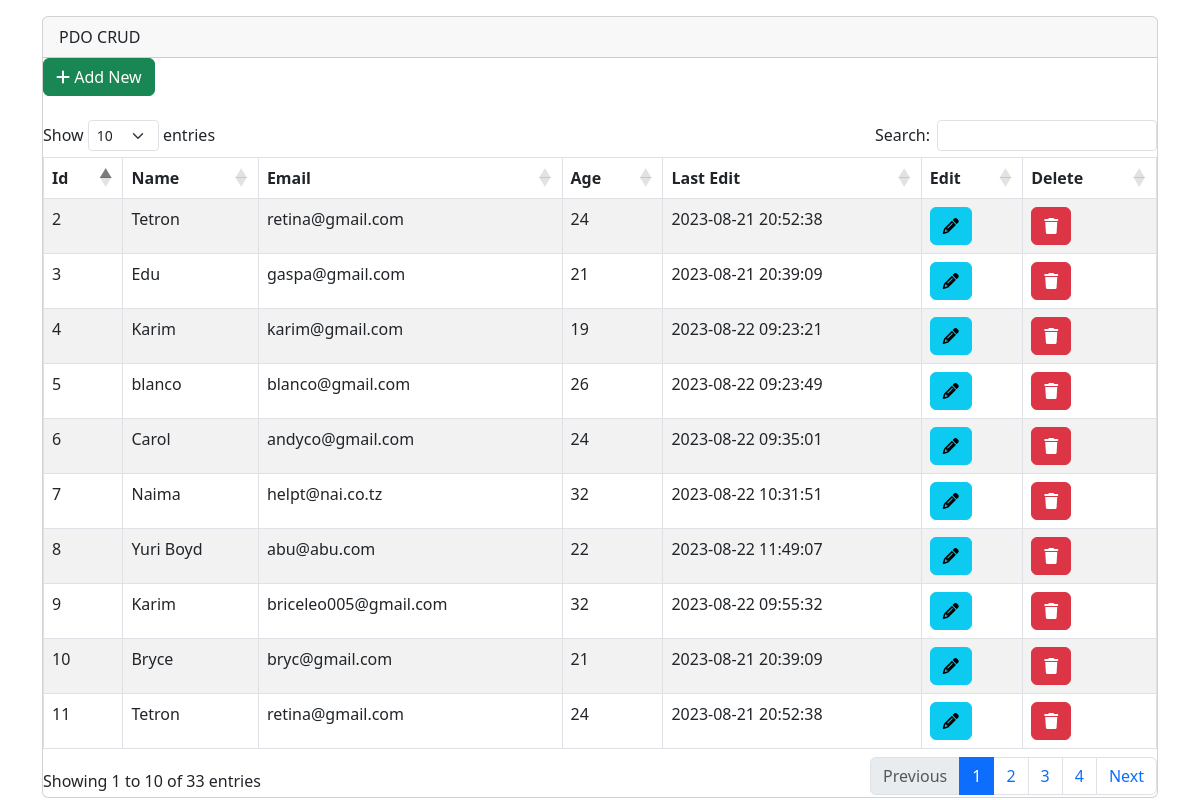
The page / on the database its author committed.
### tables this page shows
CREATE TABLE `Students` (
  `student_id` int(3) NOT NULL AUTO_INCREMENT,
  `student_name` varchar(50) NOT NULL,
  `student_email` varchar(50) NOT NULL,
  `student_age` int(5) NOT NULL,
  `addedAt` timestamp NOT NULL DEFAULT current_timestamp() ON UPDATE current_timestamp(),
  PRIMARY KEY (`student_id`)
);

### index.php (the view, shortened to what this page needs)
<?php
include "./connection.php";
?>
<!DOCTYPE html>
<html lang="en">
<head>
    <link rel="stylesheet" href="https://cdnjs.cloudflare.com/ajax/libs/font-awesome/6.4.0/css/all.min.css">
    <link rel="stylesheet" href="https://cdnjs.cloudflare.com/ajax/libs/twitter-bootstrap/5.3.0/css/bootstrap.min.css">
    <link rel="stylesheet" href="https://cdn.datatables.net/1.13.6/css/dataTables.bootstrap5.min.css">
</head>
<body>
    <div class="container">
        <div class="card mt-3">
            <div class="card-header ">
                PDO CRUD
            </div>
            <div class="mb-4 col-4 ">
                <button type="button" class="btn btn-success" data-bs-toggle="modal" data-bs-target="#addnew"><span><i class="fa fa-plus"></i>  </span>Add New</button>
            </div>
            <table class="table table-striped table-bordered" id="example">
                <thead>
                    <th>Id</th>
                    <th>Name</th>
                    <th>Email</th>
                    <th>Age</th>
                    <th>Last Edit</th>
                    <th>Edit</th>
                    <th>Delete</th>
                </thead>
                <?php
                try {
                    $student_table = $conn->prepare("select * from Students");
                    $student_table->execute();
                    $student_table_data = $student_table->fetchAll(PDO::FETCH_ASSOC);
                    foreach ($student_table_data as $value) {
                ?>
                        <tr>
                            <td> <?php echo $value['student_id'] ?> </td>
                            <td><?php echo $value['student_name'] ?></td>
                            <td><?php echo $value['student_email'] ?></td>
                            <td><?php echo $value['student_age'] ?></td>
                            <td><?php echo $value['addedAt'] ?></td>
                            <td>
                                <a href="#edit_<?php echo $value['student_id'] ?>" class="btn btn-info" data-bs-toggle="modal">
                                    <span><i class="fa fa-pencil"></i> </span>
                                </a>
                            </td>
                            <td>
                                <a href="#delete_<?php echo $value['student_id'] ?>" class="btn btn-danger" data-bs-toggle="modal">
                                    <span><i class="fa fa-trash"></i></span>
                                </a>
                            </td>
                        </tr>
                        <?php
                        include "./editstudent.php";
                        ?>
                <?php
                    }
                } catch (PDOException $th) {
                    echo "ERROR " . $th;
                }
                ?>
            </table>
        </div>
    </div>
</body>
</html>

### editstudent.php (shortened to what this page needs)
<div class="modal fade" id="delete_<?php echo $value['student_id'] ?>" tabindex="-1" aria-labelledby="exampleModalLabel" aria-hidden="true">

### rows shown on the page
students: student_id "2", student_name "Tetron", student_email "retina@gmail.com", student_age "24", addedAt "2023-08-21 20:52:38"
students: student_id "3", student_name "Edu", student_email "gaspa@gmail.com", student_age "21", addedAt "2023-08-21 20:39:09"
students: student_id "4", student_name "Karim", student_email "karim@gmail.com", student_age "19", addedAt "2023-08-22 09:23:21"
students: student_id "5", student_name "blanco", student_email "blanco@gmail.com", student_age "26", addedAt "2023-08-22 09:23:49"
students: student_id "6", student_name "Carol", student_email "andyco@gmail.com", student_age "24", addedAt "2023-08-22 09:35:01"
students: student_id "7", student_name "Naima", student_email "helpt@nai.co.tz", student_age "32", addedAt "2023-08-22 10:31:51"
students: student_id "8", student_name "Yuri Boyd", student_email "abu@abu.com", student_age "22", addedAt "2023-08-22 11:49:07"
students: student_id "9", student_name "Karim", student_email "briceleo005@gmail.com", student_age "32", addedAt "2023-08-22 09:55:32"
students: student_id "10", student_name "Bryce", student_email "bryc@gmail.com", student_age "21", addedAt "2023-08-21 20:39:09"
students: student_id "11", student_name "Tetron", student_email "retina@gmail.com", student_age "24", addedAt "2023-08-21 20:52:38"
